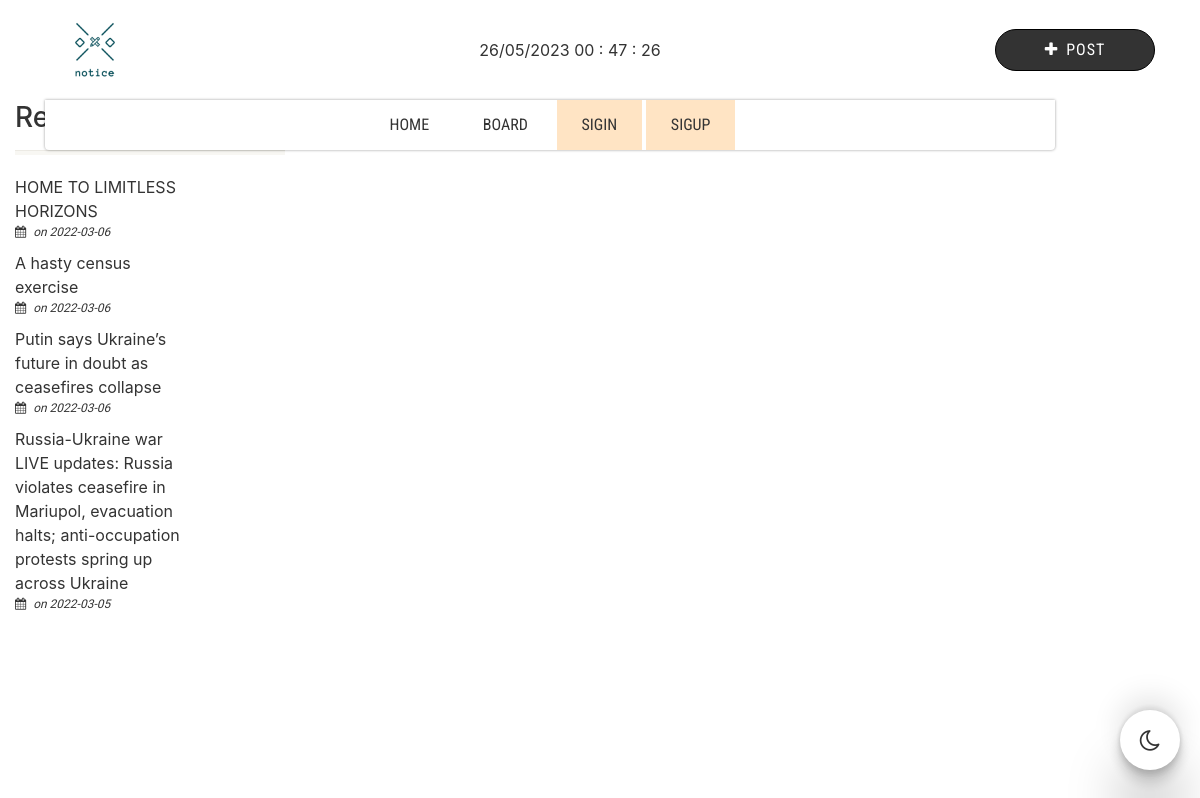
The page /post-detail.php on the database its author committed.
### tables this page shows
CREATE TABLE `posts` (
  `id` int(70) NOT NULL,
  `posts_title` varchar(200) NOT NULL,
  `posts_detail` varchar(5000) NOT NULL,
  `file` varchar(150) NOT NULL,
  `date` date NOT NULL,
  `author` varchar(45) NOT NULL
);

### post-detail.php (called while the page is built, shortened)
<?php include "header.php"; ?>
        <?php include "side-bar.php"; ?>
        <?php include "footer.php"; ?>

### side-bar.php (the view, shortened to what this page needs)
<div class="col-md-3 sidebar">
  <div class="widget-recent-posts widget">
    <div class="sidebar-widget-title">
      <h3>Recent Posts</h3>
    </div>
    <ul>
      <?php
      $result = $db->prepare("SELECT * FROM posts ORDER BY id DESC Limit 4");
      $result->execute();
      for ($i = 0; $row = $result->fetch(); $i++) {
      ?>
        <div class="widget-blog-content"><a href="post-detail.php?id=<?php echo $row['id']; ?>"><?php echo $row['posts_title']; ?></a> <span class="meta-data">
            <i class="fa fa-calendar"></i> on <?php echo $row['date']; ?></span> </div>
      <?php } ?>
    </ul>
  </div>
</div>
</div>

### css/style.css (style rules this page uses)
html, body, div, span, applet, object, iframe, h1, h2, h3, h4, h5, h6, p, blockquote, pre, a, abbr, acronym, address, big, cite, code, del, dfn, em, img, ins, kbd, q, s, samp, small, strike, strong, sub, sup, tt, var, b, u, i, center, dl, dt, dd, ol, ul, li, fieldset, form, label, legend, table, caption, tbody, tfoot, thead, tr, th, td, article, aside, canvas, details, embed, figure, figcaption, footer, header, hgroup, menu, nav, output, ruby, section, summary, time, mark, audio, video { margin: 0; padding: 0; border: 0; font: inherit; font-size: 100%; }
body { line-height: 1; }
ol, ul { list-style: none; }
* { -webkit-box-sizing: border-box; -moz-box-sizing: border-box; box-sizing: border-box; outline:none; }
html, body { height: 100%; }
html, hmtl a { width:100%; font-size: 100%; -webkit-text-size-adjust: 100%; -ms-text-size-adjust: 100%; }
a { color:#5e5e5e; text-decoration: underline; cursor: pointer; -webkit-transition: color 0.1s linear 0s; -moz-transition: color 0.1s linear 0s; -o-transition: color 0.1s linear 0s; transition: color 0.1s linear 0s; }
i, em, .italic { font-style:italic; }
h1, h2, h3, h4, h5, h6 { margin:0 0 15px 0; color:#333333; font-weight:400; line-height:1.5em; font-family: 'Roboto', sans-serif; }
h3 { font-size:24px; }
.meta-data { display:block; margin-bottom:10px; font-size:12px; font-style:italic; font-family: 'Volkhov', serif; color:#999999; }
.meta-data i { margin-right:4px; }
body { background-color:#ffffff; color:#666666; font-size:14px; font-weight:400; font-family: 'Roboto', serif; line-height:20px; background-attachment:fixed; }
.widget { margin-bottom:30px; }
.widget .sidebar-widget-title h3 { border-bottom:1px solid #eceae4; margin-bottom:0; padding-bottom:15px; }
.widget .sidebar-widget-title { border-bottom:4px solid #f8f7f3; margin-bottom:20px; }
.widget-recent-posts .widget-blog-content { float:left; width:65%; }

### css/custom.css (style rules this page uses)
:root { --light: #ffffff; --dark: #333; }
html[data-theme="light"] { --dark: #ffffff; --light: #333; }
html, body { background: var(--dark); color: var(--light); }
h1,h2,h3,h4,h5,h6,div,span,a { color: var(--light) !important; }

### rows shown on the page
posts: posts_title "HOME TO LIMITLESS HORIZONS", date "2022-03-06"
posts: posts_title "A hasty census exercise", date "2022-03-06"
posts: posts_title "Putin says Ukraine’s future in doubt as ceasefires collapse", date "2022-03-06"
posts: posts_title "Russia-Ukraine war LIVE updates: Russia violates ceasefire in Mariupol, evacuation halts; anti-occupation protests spring up across Ukraine", date "2022-03-05"
